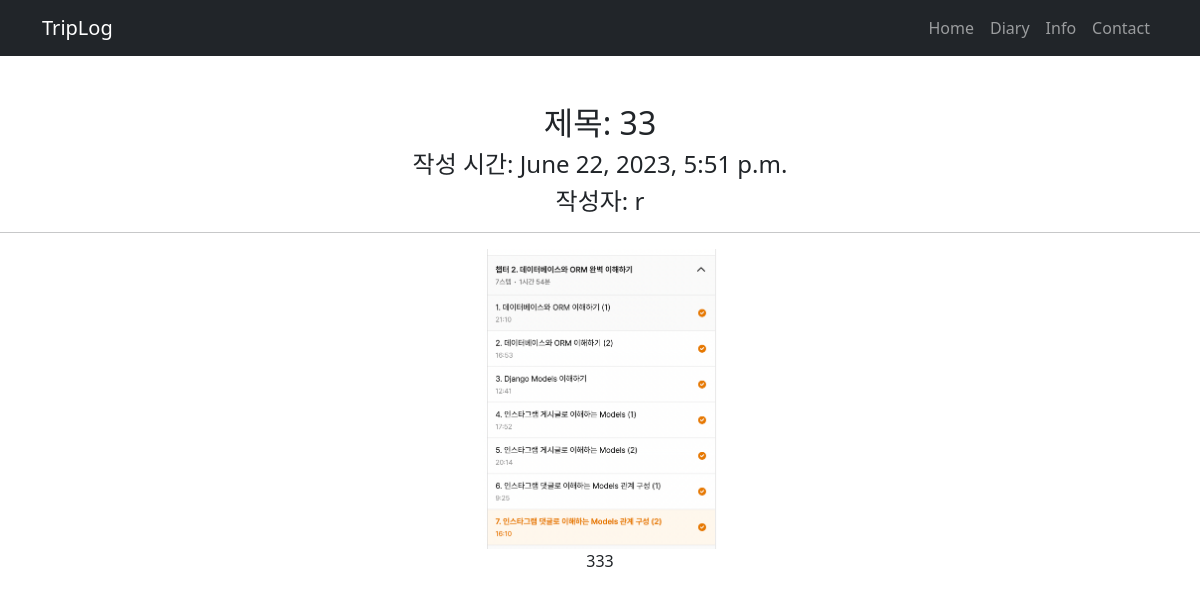
Page /diary/diary_detail/58/ on the committed database.
### diary/models.py (models this page shows, shortened)
class Post(models.Model):
    title = models.CharField(verbose_name="제목", max_length=128)
    body = models.TextField(verbose_name="내용", default="")
    created_at = models.DateTimeField(verbose_name="작성일", auto_now_add=True)
    photo = models.ImageField(verbose_name='이미지', null=True, upload_to='diary_photo')
    author = models.ForeignKey(User, on_delete=models.CASCADE, null=True, related_name="diary_posts")

### diary/views.py (the view)
# urls.py: path('diary_detail/<int:id>/', views.diary_detail, name='diary_detail'),
def diary_detail(request, id):
    post = get_object_or_404(Post, pk=id)
    context={
        'post':post,
    }
    return render(request, 'diary_detail.html', context)

### diary/templates/diary_detail.html (shortened to what this page needs)
{% extends "diaryhome.html" %}
{% load static %}
{% block content %}
<div style="text-align: center;">
    <br><br>
    <h2>제목: {{post.title}} </h2>
    <h4>작성 시간: {{post.created_at}} </h4>
    <h4>작성자: {{ post.author }}</h4>
    <hr>
    {% if post.photo %}
    <img src="{{ post.photo.url }}" alt="" height="300">
    {% endif %}
    <p> {{post.body}} </p>
{% endblock %}

### rows in the picture
Post: title "33", created_at "June 22, 2023, 5:51 p.m.", author "r", photo (picture), body "333"
